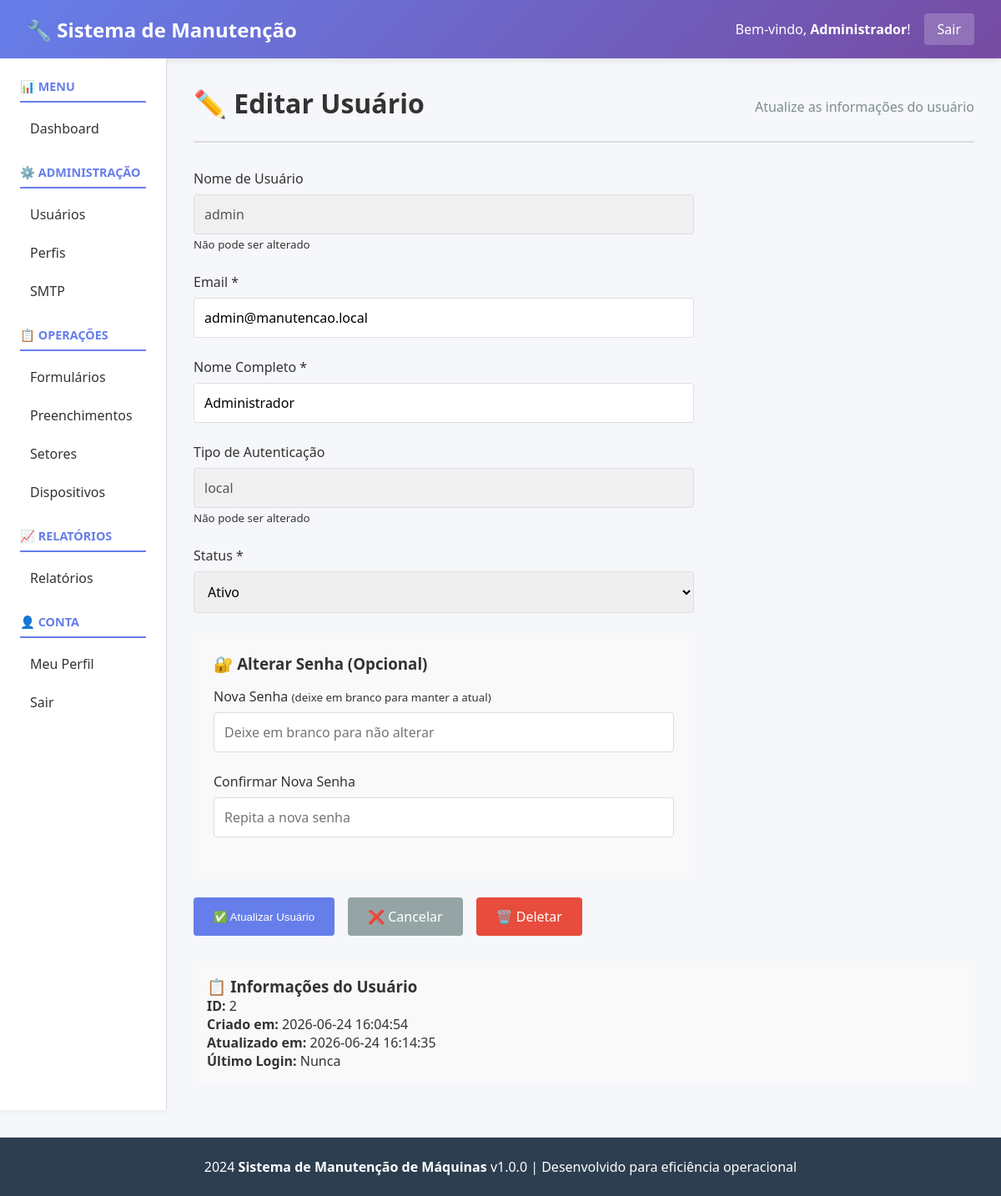
Screenshot of /public/index.php?page=users&action=edit&id=2 (signed in) with the database file from the repository.
### tables this page shows
CREATE TABLE `users` (
  `id` int(11) NOT NULL,
  `username` varchar(100) NOT NULL,
  `email` varchar(100) NOT NULL,
  `password_hash` varchar(255) NOT NULL,
  `full_name` varchar(200) NOT NULL,
  `auth_type` enum('local','ldap') DEFAULT 'local',
  `profile_id` int(11) DEFAULT NULL,
  `status` enum('active','inactive') DEFAULT 'active',
  `last_login` datetime DEFAULT NULL,
  `created_at` datetime DEFAULT current_timestamp(),
  `updated_at` datetime DEFAULT current_timestamp() ON UPDATE current_timestamp()
);

### controllers/UserController.php (called while the page is built, shortened)
<?php
class UserController
{
    private $db;
    public function __construct()
    {
        $this->db = Database::getInstance();
    }
    public function edit()
    {
        $id = intval($_GET['id'] ?? 0);
        $user = $this->db->fetch("SELECT * FROM users WHERE id = ?", [$id]);
        include __DIR__ . '/../views/users/edit.php';
    }
}

### config/Database.php (called while the page is built, shortened)
<?php
class Database
{
    private static $instance = null;
    private $connection;
    private $host = 'localhost';
    private $db_name = 'manutencao_db';
    private $username = 'root';
    private $password = '';
    private $charset = 'utf8mb4';
    private function __construct()
    {
        try {
            $dsn = "mysql:host=" . $this->host . ";dbname=" . $this->db_name . ";charset=" . $this->charset;
            $this->connection = new \PDO(
                $dsn,
                $this->username,
                $this->password,
                array(
                    \PDO::ATTR_ERRMODE => \PDO::ERRMODE_EXCEPTION,
                    \PDO::ATTR_DEFAULT_FETCH_MODE => \PDO::FETCH_ASSOC,
                    \PDO::ATTR_EMULATE_PREPARES => false
                )
            );
        } catch (\PDOException $e) {
            die("Erro de conexão com banco de dados: " . $e->getMessage());
        }
    }
    public static function getInstance()
    {
        if (self::$instance === null) {
            self::$instance = new self();
        }
        return self::$instance;
    }
    public function fetch($sql, $params = [])
    {
        try {
            $stmt = $this->connection->prepare($sql);
            $stmt->execute($params);
            return $stmt->fetch();
        } catch (\PDOException $e) {
            throw new \Exception("Erro ao buscar registro: " . $e->getMessage());
        }
    }
}

### core/Auth.php (called while the page is built, shortened)
<?php
class Auth
{
    private $db;
    private $user = null;
    public function __construct()
    {
        $this->db = Database::getInstance();
    }
    public function isLoggedIn()
    {
        return isset($_SESSION['user_id']) && !empty($_SESSION['user_id']);
    }
    public function getCurrentUser()
    {
        if ($this->user === null) {
            $this->user = $this->db->fetch(
                "SELECT * FROM users WHERE id = :id",
                [':id' => $_SESSION['user_id']]
            );
        }
        return $this->user;
    }
}

### views/users/edit.php (the view, shortened to what this page needs)
<?php include __DIR__ . '/../header.php'; ?>
<div class="page-header">
    <h1>✏️ Editar Usuário</h1>
    <p>Atualize as informações do usuário</p>
</div>
<?php if ($user): ?>
    <form method="POST" style="max-width: 600px;">
        <div class="form-group">
            <label for="username">Nome de Usuário</label>
            <input type="text" id="username"
                   value="<?php echo htmlspecialchars($user['username']); ?>"
                   disabled style="background: #f0f0f0; cursor: not-allowed;">
            <small>Não pode ser alterado</small>
        </div>
        <div class="form-group">
            <label for="email">Email *</label>
            <input type="email" id="email" name="email"
                   value="<?php echo htmlspecialchars($user['email']); ?>"
                   placeholder="email@exemplo.com" required>
        </div>
        <div class="form-group">
            <label for="full_name">Nome Completo *</label>
            <input type="text" id="full_name" name="full_name"
                   value="<?php echo htmlspecialchars($user['full_name']); ?>"
                   placeholder="Seu nome completo" required>
        </div>
        <div class="form-group">
            <label for="auth_type">Tipo de Autenticação</label>
            <input type="text" id="auth_type"
                   value="<?php echo htmlspecialchars($user['auth_type']); ?>"
                   disabled style="background: #f0f0f0; cursor: not-allowed;">
            <small>Não pode ser alterado</small>
        </div>
        <div class="form-group">
            <label for="status">Status *</label>
            <select id="status" name="status" required>
                <option value="active" <?php echo ($user['status'] === 'active') ? 'selected' : ''; ?>>Ativo</option>
            </select>
        </div>
        <div style="background: #f9f9f9; padding: 1.5rem; border-radius: 4px; margin-bottom: 1.5rem;">
            <h3 style="margin-bottom: 1rem;">🔐 Alterar Senha (Opcional)</h3>
            <div class="form-group">
                <label for="password">Nova Senha <small>(deixe em branco para manter a atual)</small></label>
                <input type="password" id="password" name="password"
                       placeholder="Deixe em branco para não alterar">
            </div>
            <div class="form-group">
                <label for="confirm_password">Confirmar Nova Senha</label>
                <input type="password" id="confirm_password" name="confirm_password"
                       placeholder="Repita a nova senha">
            </div>
        </div>
        <div style="display: flex; gap: 1rem;">
            <button type="submit" class="btn">✅ Atualizar Usuário</button>
            <a href="index.php?page=users" class="btn" style="background: #95a5a6; text-decoration: none;">❌ Cancelar</a>
            <a href="index.php?page=users&action=delete&id=<?php echo $user['id']; ?>"
               class="btn btn-danger"
               onclick="return confirm('Tem certeza que deseja deletar este usuário?')">🗑️ Deletar</a>
        </div>
    </form>
    <div style="margin-top: 2rem; padding: 1rem; background: #f9f9f9; border-radius: 4px;">
        <h3>📋 Informações do Usuário</h3>
        <p><strong>ID:</strong> <?php echo htmlspecialchars($user['id']); ?></p>
        <p><strong>Criado em:</strong> <?php echo htmlspecialchars($user['created_at']); ?></p>
        <p><strong>Atualizado em:</strong> <?php echo htmlspecialchars($user['updated_at']); ?></p>
        <p><strong>Último Login:</strong> <?php echo $user['last_login'] ? htmlspecialchars($user['last_login']) : 'Nunca'; ?></p>
    </div>
<?php endif; ?>
<?php include __DIR__ . '/../footer.php'; ?>

### views/header.php (shortened to what this page needs)
<?php
$auth = new \Core\Auth();
$user_atual = $auth->getCurrentUser();
?>
<!DOCTYPE html>
<html lang="pt-BR">
<head>
</head>
<body>
    <div class="navbar">
        <h1>🔧 Sistema de Manutenção</h1>
        <div class="navbar-user">
            <span>Bem-vindo, <strong><?php echo htmlspecialchars($user_atual['full_name'] ?? $user_atual['username']); ?></strong>!</span>
            <a href="index.php?page=logout">Sair</a>
        </div>
    </div>
    <div class="container">
        <div class="sidebar">
            <h3>📊 MENU</h3>
            <ul>
                <li><a href="index.php?page=dashboard">Dashboard</a></li>
            </ul>
            <h3>⚙️ ADMINISTRAÇÃO</h3>
            <ul>
                <li><a href="index.php?page=users">Usuários</a></li>
                <li><a href="index.php?page=profiles">Perfis</a></li>
                <li><a href="index.php?page=smtp">SMTP</a></li>
            </ul>
            <h3>📋 OPERAÇÕES</h3>
            <ul>
                <li><a href="index.php?page=forms">Formulários</a></li>
                <li><a href="index.php?page=submissions">Preenchimentos</a></li>
                <li><a href="index.php?page=sectors">Setores</a></li>
                <li><a href="index.php?page=devices">Dispositivos</a></li>
            </ul>
            <h3>📈 RELATÓRIOS</h3>
            <ul>
                <li><a href="index.php?page=reports">Relatórios</a></li>
            </ul>
            <h3>👤 CONTA</h3>
            <ul>
                <li><a href="index.php?page=profile">Meu Perfil</a></li>
                <li><a href="index.php?page=logout">Sair</a></li>
            </ul>
        </div>
        <div class="content">

### views/header.php (style rules this page uses)
* { margin: 0; padding: 0; box-sizing: border-box; }
body { font-family: 'Segoe UI', Tahoma, Geneva, Verdana, sans-serif; background: #f5f7fa; color: #333; }
.navbar { background: linear-gradient(135deg, #667eea 0%, #764ba2 100%); color: white; padding: 1rem 2rem; display: flex; justify-content: space-between; align-items: center; box-shadow: 0 2px 8px rgba(0,0,0,0.1); }
.navbar h1 { font-size: 1.5rem; margin: 0; }
.navbar-user { display: flex; align-items: center; gap: 1rem; }
.navbar-user a { color: white; text-decoration: none; padding: 0.5rem 1rem; background: rgba(255,255,255,0.2); border-radius: 4px; transition: background 0.3s; }
.container { display: grid; grid-template-columns: 200px 1fr; min-height: calc(100vh - 80px); }
.sidebar { background: white; padding: 1.5rem; border-right: 1px solid #ddd; box-shadow: 0 2px 4px rgba(0,0,0,0.05); overflow-y: auto; }
.sidebar h3 { color: #667eea; font-size: 0.9rem; text-transform: uppercase; margin-top: 1.5rem; margin-bottom: 0.75rem; border-bottom: 2px solid #667eea; padding-bottom: 0.5rem; }
.sidebar h3:first-child { margin-top: 0; }
.sidebar ul { list-style: none; }
.sidebar ul li { margin: 0.5rem 0; }
.sidebar ul li a { color: #333; text-decoration: none; padding: 0.5rem 0.75rem; border-radius: 4px; display: block; transition: background 0.3s, color 0.3s; }
.content { padding: 2rem; overflow-y: auto; }
.page-header { display: flex; justify-content: space-between; align-items: center; margin-bottom: 2rem; padding-bottom: 1.5rem; border-bottom: 2px solid #ddd; }
.page-header h1 { font-size: 2rem; color: #333; }
.page-header p { color: #7f8c8d; margin: 0.5rem 0 0 0; }
.btn { background: #667eea; color: white; padding: 0.75rem 1.5rem; border: none; border-radius: 4px; cursor: pointer; text-decoration: none; display: inline-block; transition: background 0.3s; }
.btn-danger { background: #e74c3c; }
.form-group { margin-bottom: 1.5rem; }
.form-group label { display: block; margin-bottom: 0.5rem; font-weight: 500; color: #333; }
.form-group input, .form-group textarea, .form-group select { width: 100%; padding: 0.75rem; border: 1px solid #ddd; border-radius: 4px; font-size: 1rem; font-family: inherit; }

### rows the page displays
users: full_name "Administrador", username "admin", email "admin@manutencao.local", auth_type "local", status "Ativo", id "2", created_at "2026-06-24 16:04:54", updated_at "2026-06-24 16:14:35"
